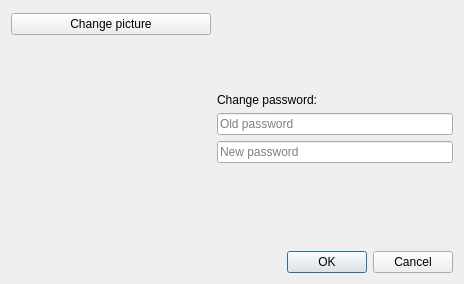
<?xml version="1.0" encoding="UTF-8"?>
<ui version="4.0">
 <class>UserSettings</class>
 <widget class="QDialog" name="UserSettings">
  <property name="geometry">
   <rect>
    <x>0</x>
    <y>0</y>
    <width>464</width>
    <height>284</height>
   </rect>
  </property>
  <property name="windowTitle">
   <string>User Settings</string>
  </property>
  <layout class="QVBoxLayout" name="verticalLayout" stretch="0,0">
   <item>
    <layout class="QHBoxLayout" name="horizontalLayout">
     <item>
      <layout class="QVBoxLayout" name="verticalLayout_3">
       <item>
        <widget class="QPushButton" name="changeIcon">
         <property name="text">
          <string>Change picture</string>
         </property>
        </widget>
       </item>
       <item>
        <widget class="QLabel" name="iconView">
         <property name="minimumSize">
          <size>
           <width>200</width>
           <height>200</height>
          </size>
         </property>
         <property name="maximumSize">
          <size>
           <width>200</width>
           <height>200</height>
          </size>
         </property>
         <property name="layoutDirection">
          <enum>Qt::LeftToRight</enum>
         </property>
         <property name="autoFillBackground">
          <bool>false</bool>
         </property>
         <property name="styleSheet">
          <string notr="true"/>
         </property>
         <property name="text">
          <string/>
         </property>
         <property name="scaledContents">
          <bool>false</bool>
         </property>
         <property name="alignment">
          <set>Qt::AlignLeading|Qt::AlignLeft|Qt::AlignVCenter</set>
         </property>
         <property name="wordWrap">
          <bool>false</bool>
         </property>
         <property name="margin">
          <number>0</number>
         </property>
         <property name="textInteractionFlags">
          <set>Qt::NoTextInteraction</set>
         </property>
        </widget>
       </item>
      </layout>
     </item>
     <item>
      <layout class="QVBoxLayout" name="verticalLayout_2">
       <item>
        <spacer name="verticalSpacer_3">
         <property name="orientation">
          <enum>Qt::Vertical</enum>
         </property>
         <property name="sizeHint" stdset="0">
          <size>
           <width>20</width>
           <height>40</height>
          </size>
         </property>
        </spacer>
       </item>
       <item>
        <widget class="QLabel" name="label">
         <property name="text">
          <string>Change password:</string>
         </property>
        </widget>
       </item>
       <item>
        <widget class="QLineEdit" name="currentPass">
         <property name="echoMode">
          <enum>QLineEdit::Password</enum>
         </property>
         <property name="placeholderText">
          <string>Old password</string>
         </property>
        </widget>
       </item>
       <item>
        <widget class="QLineEdit" name="newPass">
         <property name="echoMode">
          <enum>QLineEdit::Password</enum>
         </property>
         <property name="placeholderText">
          <string>New password</string>
         </property>
        </widget>
       </item>
       <item>
        <spacer name="verticalSpacer">
         <property name="orientation">
          <enum>Qt::Vertical</enum>
         </property>
         <property name="sizeHint" stdset="0">
          <size>
           <width>20</width>
           <height>40</height>
          </size>
         </property>
        </spacer>
       </item>
      </layout>
     </item>
    </layout>
   </item>
   <item>
    <widget class="QDialogButtonBox" name="buttonBox">
     <property name="orientation">
      <enum>Qt::Horizontal</enum>
     </property>
     <property name="standardButtons">
      <set>QDialogButtonBox::Cancel|QDialogButtonBox::Ok</set>
     </property>
    </widget>
   </item>
  </layout>
 </widget>
 <resources/>
 <connections>
  <connection>
   <sender>buttonBox</sender>
   <signal>accepted()</signal>
   <receiver>UserSettings</receiver>
   <slot>accept()</slot>
   <hints>
    <hint type="sourcelabel">
     <x>248</x>
     <y>254</y>
    </hint>
    <hint type="destinationlabel">
     <x>157</x>
     <y>274</y>
    </hint>
   </hints>
  </connection>
  <connection>
   <sender>buttonBox</sender>
   <signal>rejected()</signal>
   <receiver>UserSettings</receiver>
   <slot>reject()</slot>
   <hints>
    <hint type="sourcelabel">
     <x>316</x>
     <y>260</y>
    </hint>
    <hint type="destinationlabel">
     <x>286</x>
     <y>274</y>
    </hint>
   </hints>
  </connection>
 </connections>
</ui>
